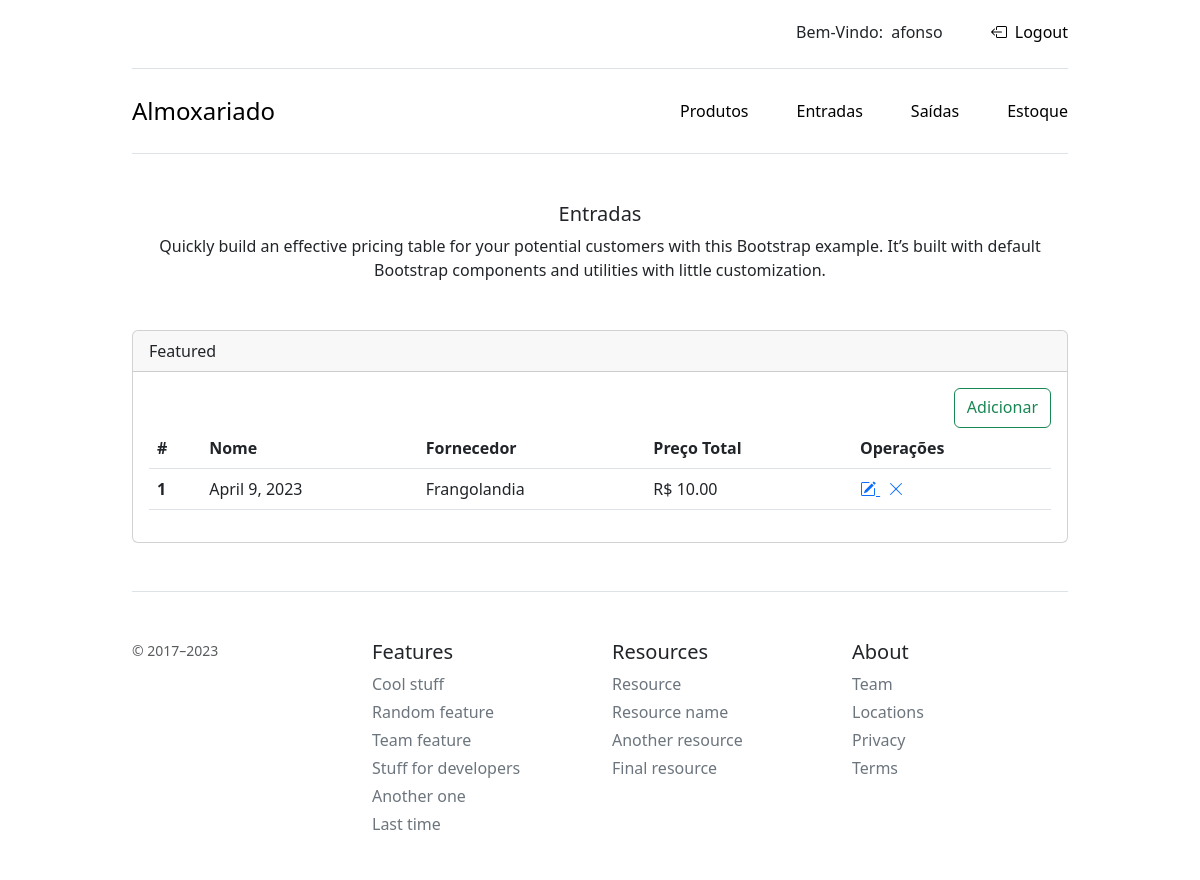
The app's page /entrada/ (signed in) with its own data.
### almoxarifado/models.py (models this page shows, shortened)
class Entrada(models.Model):
    number = models.CharField(max_length=255)
    date_create = models.DateField()
    supplier = models.CharField(max_length=255)
    total = models.DecimalField(max_digits=6, decimal_places=2)

### almoxarifado/views.py (the view)
# urls.py: path('entrada/', entrada, name='entrada'),
@login_required
def entrada(request):
    entradas = Entrada.objects.all()
    context = {
        'entradas': entradas,
    }
    return render(request, 'interface/entrada/entrada_page.html', context)

### almoxarifado/templates/interface/entrada/entrada_page.html (shortened to what this page needs)
{% extends 'interface/index/base.html' %}
{% block title %}
<div class="mx-auto text-center mt-5 mb-5">
    <h5>Entradas</h5>
    <p>Quickly build an effective pricing table for your potential customers
        with this Bootstrap example. It’s built with default Bootstrap components and utilities with little
        customization.</p>
</div>
{% endblock %}
{% block main %}
<div class="card">
    <div class="card-header">
        Featured
    </div>
    <div class="card-body">
        <a href="{% url 'entrada_createPage' %}" class="btn btn-outline-success float-end pb-2">Adicionar</a>
        <table class="table">
            <thead>
            <tr>
                <th scope="col">#</th>
                <th scope="col">Nome</th>
                <th scope="col">Fornecedor</th>
                <th scope="col">Preço Total</th>
                <th scope="col">Operações</th>
            </tr>
            </thead>
            <tbody>
            {% for entrada in entradas %}
            <tr>
                <th scope="row">{{ entrada.id }}</th>
                <td>{{ entrada.date_create }}</td>
                <td>{{ entrada.supplier }}</td>
                <td>R$ {{ entrada.total }}</td>
                <td>
                    <a href="{% url 'entrada_edit' entrada.id %}" class="pe-2">
                    </a>
                    <a href="{% url 'entrada_delete' entrada.id %}">
                        <svg xmlns="http://www.w3.org/2000/svg" width="16" height="16" fill="currentColor"
                             class="bi bi-x-lg" viewBox="0 0 16 16">
                            <path d="M2.146 2.854a.5.5 0 1 1 .708-.708L8 7.293l5.146-5.147a.5.5 0 0 1 .708.708L8.707 8l5.147 5.146a.5.5 0 0 1-.708.708L8 8.707l-5.146 5.147a.5.5 0 0 1-.708-.708L7.293 8 2.146 2.854Z"/>
                        </svg>
                    </a>
                </td>
            </tr>
            {% endfor %}
            </tbody>
        </table>
    </div>
</div>
{% endblock %}

### almoxarifado/templates/interface/index/base.html (shortened to what this page needs)
<!doctype html>
<html lang="pt-br" data-bs-theme="auto">
<head>
    <link href="https://cdn.jsdelivr.net/npm/bootstrap@5.3.0-alpha3/dist/css/bootstrap.min.css" rel="stylesheet"
>
    {% load static %}
    <link rel="stylesheet" href="{% static 'css/almoxarifado.css' %}">
</head>
<body>
<div class="container py-3">
    <header>
        <div class="d-flex flex-column flex-md-row align-items-center pb-1 mb-4 border-bottom">
            <nav class="d-inline-flex mt-1 mt-md-0 ms-md-auto">
                <p class="py-1 me-5">
                    Bem-Vindo:
                    <spn class="ps-1">{{ user.username }}</spn>
                </p>
                <a class="py-1 link-body-emphasis text-decoration-none" href="{% url 'logout' %}">
                    <spn class="ps-1">Logout</spn>
                </a>
            </nav>
        </div>
        <div class="d-flex flex-column flex-md-row align-items-center pb-4 mb-1 border-bottom">
            <a href="/" class="d-flex align-items-center link-body-emphasis text-decoration-none">
                <span class="fs-4">Almoxariado</span>
            </a>
            <nav class="d-inline-flex mt-1 mt-md-0 ms-md-auto">
                <a class="me-5 py-1 link-body-emphasis text-decoration-none" href="{% url 'produto' %}">Produtos</a>
                <a class="me-5 py-1 link-body-emphasis text-decoration-none" href="{% url 'entrada' %}">Entradas</a>
                <a class="me-5 py-1 link-body-emphasis text-decoration-none" href="{% url 'saida' %}">Saídas</a>
                <a class="py-1 link-body-emphasis text-decoration-none" href="{% url 'estoque' %}">Estoque</a>
            </nav>
        </div>
        {% block title %}
        {% endblock %}
    </header>
    <main>
        {% block main %}
        {% endblock %}
    </main>
    <footer class="pt-4 my-md-5 pt-md-5 border-top">
        <div class="row">
            <div class="col-12 col-md">
                <small class="d-block mb-3 text-body-secondary">&copy; 2017–2023</small>
            </div>
            <div class="col-6 col-md">
                <h5>Features</h5>
                <ul class="list-unstyled text-small">
                    <li class="mb-1"><a class="link-secondary text-decoration-none" href="#">Cool stuff</a></li>
                    <li class="mb-1"><a class="link-secondary text-decoration-none" href="#">Random feature</a></li>
                    <li class="mb-1"><a class="link-secondary text-decoration-none" href="#">Team feature</a></li>
                    <li class="mb-1"><a class="link-secondary text-decoration-none" href="#">Stuff for developers</a>
                    </li>
                    <li class="mb-1"><a class="link-secondary text-decoration-none" href="#">Another one</a></li>
                    <li class="mb-1"><a class="link-secondary text-decoration-none" href="#">Last time</a></li>
                </ul>
            </div>
            <div class="col-6 col-md">
                <h5>Resources</h5>
                <ul class="list-unstyled text-small">
                    <li class="mb-1"><a class="link-secondary text-decoration-none" href="#">Resource</a></li>
                    <li class="mb-1"><a class="link-secondary text-decoration-none" href="#">Resource name</a></li>
                    <li class="mb-1"><a class="link-secondary text-decoration-none" href="#">Another resource</a></li>
                    <li class="mb-1"><a class="link-secondary text-decoration-none" href="#">Final resource</a></li>
                </ul>
            </div>
            <div class="col-6 col-md">
                <h5>About</h5>
                <ul class="list-unstyled text-small">
                    <li class="mb-1"><a class="link-secondary text-decoration-none" href="#">Team</a></li>
                    <li class="mb-1"><a class="link-secondary text-decoration-none" href="#">Locations</a></li>
                    <li class="mb-1"><a class="link-secondary text-decoration-none" href="#">Privacy</a></li>
                    <li class="mb-1"><a class="link-secondary text-decoration-none" href="#">Terms</a></li>
                </ul>
            </div>
        </div>
    </footer>
</div>
</body>
</html>

### static/css/almoxarifado.css (style rules this page uses)
.container { max-width: 960px; }

### almoxarifado/templates/interface/index/base.html (style rules this page uses)
.bi { vertical-align: -.125em; fill: currentColor; }

### records on screen
Entrada: id "1", date_create "April 9, 2023", supplier "Frangolandia", total "10.00"

### other values on screen
{{ user.username }} "afonso"
